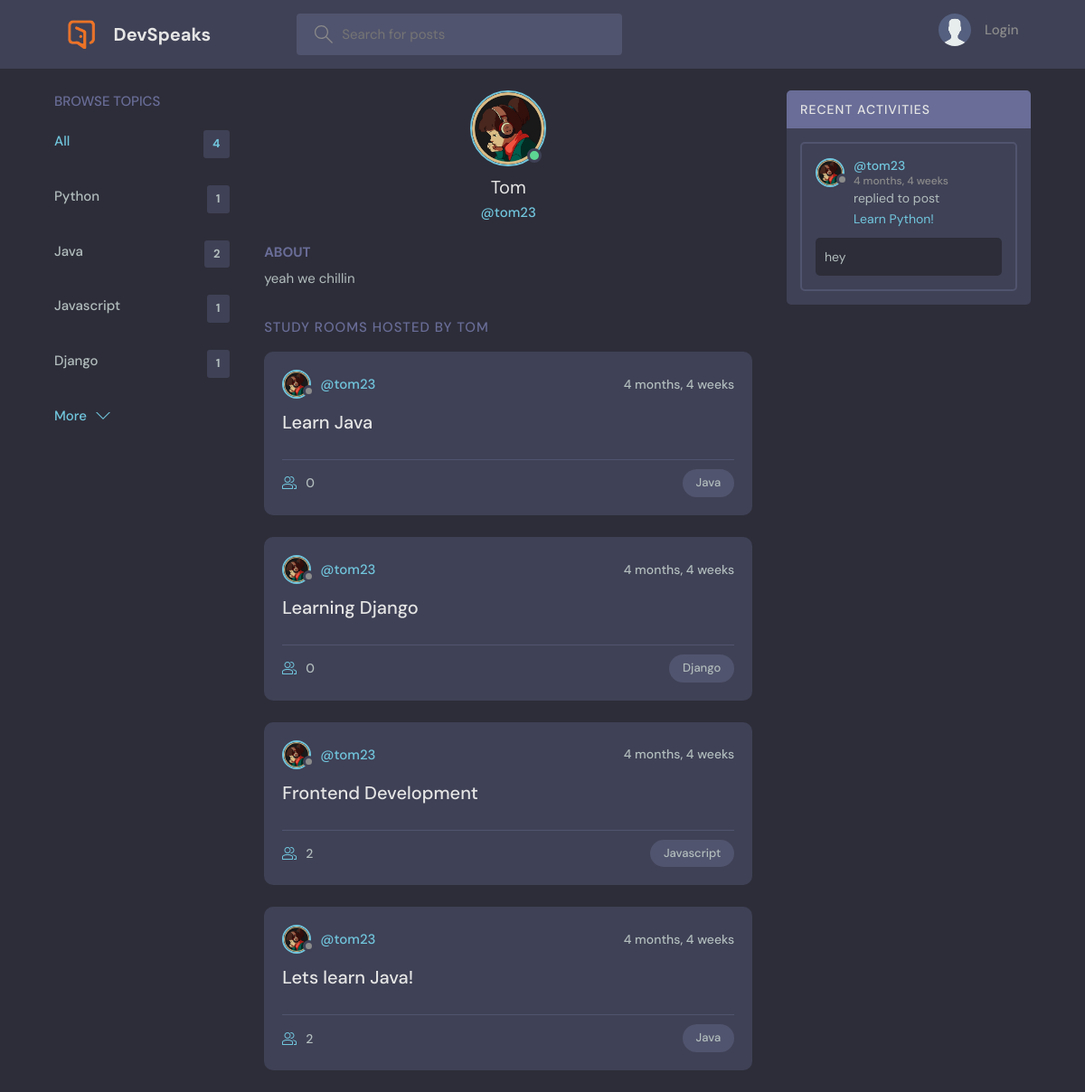
Page /profile/2/ on the earlier database version.
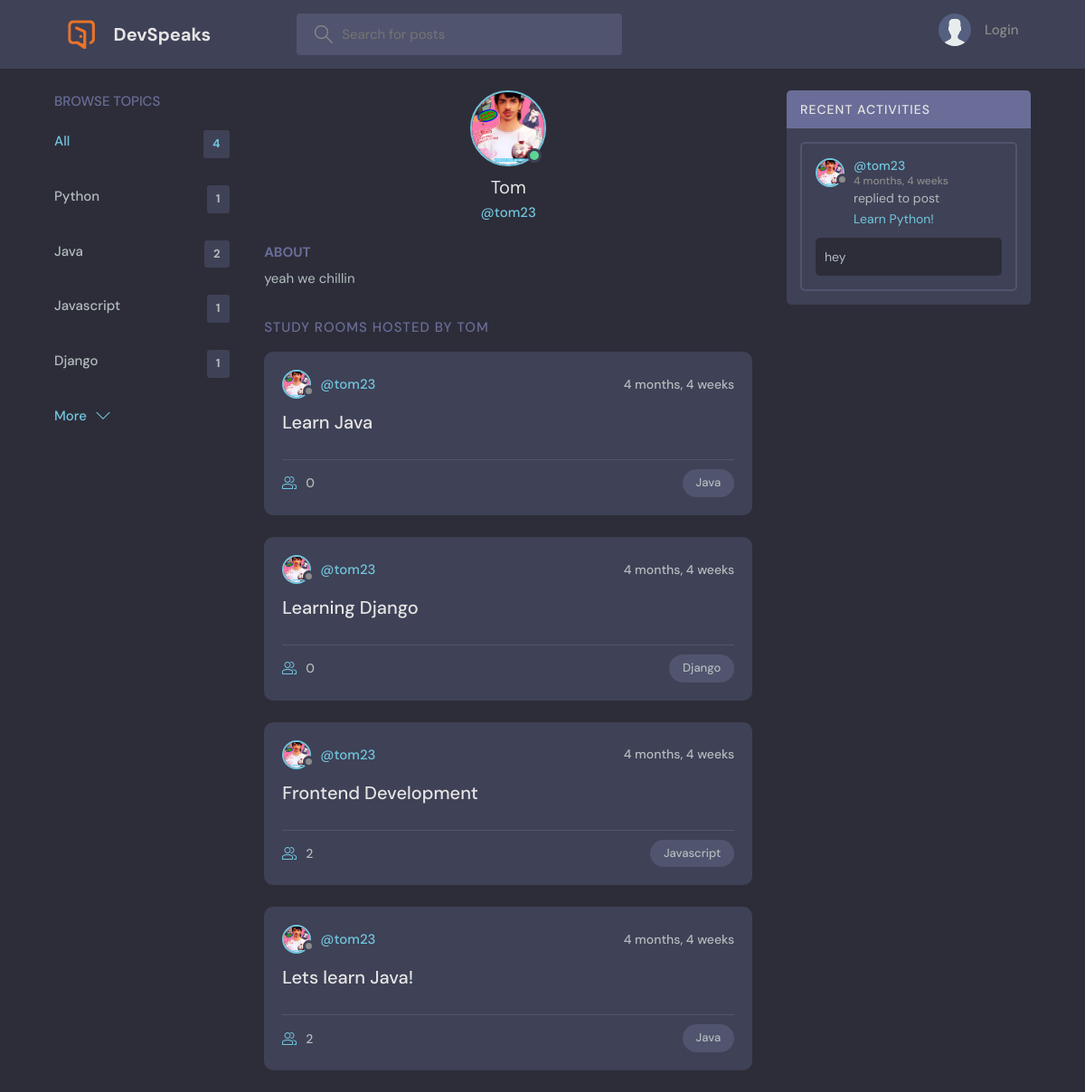
Same page on the later database version.
### base/models.py (models this page shows, shortened)
class User(AbstractUser):
    name = models.CharField(max_length=200,null=True)
    email = models.EmailField(null=True,unique=True)
    bio = models.TextField(null=True)
    avatar = models.ImageField(null=True,default="avatar.svg")
    USERNAME_FIELD = 'email'
    REQUIRED_FIELDS = []

class Room(models.Model):
    host = models.ForeignKey(User,on_delete=models.SET_NULL,null = True)
    topic = models.ForeignKey(Topic,on_delete=models.SET_NULL,null = True)
    name = models.CharField(max_length=200)
    description = models.TextField(null=True,blank=True)
    participants = models.ManyToManyField(User,related_name='participants',blank=True)
    updated = models.DateTimeField(auto_now=True)
    created = models.DateTimeField(auto_now_add=True)
    class Meta :
        ordering = ['-updated','-created']

class Message(models.Model):
    user = models.ForeignKey(User,on_delete=models.CASCADE)
    room = models.ForeignKey(Room,on_delete=models.CASCADE)
    body = models.TextField()
    updated = models.DateTimeField(auto_now=True)
    created = models.DateTimeField(auto_now_add=True)
    class Meta :
        ordering = ['-updated','-created']

class Topic(models.Model):
    name = models.CharField(max_length=200)

### base/views.py (the view)
# urls.py: path('profile/<str:pk>/',views.userProfile,name='user-profile'),
def userProfile(request,pk):
    user = User.objects.get(id=pk)
    rooms = user.room_set.all()
    room_messages = user.message_set.all()
    topics = Topic.objects.all()
    context = {'user':user,'rooms':rooms,'room_messages':room_messages,'topics':topics}
    return render(request,'base/profile.html',context)

### base/templates/base/profile.html (shortened to what this page needs)
{% extends 'main.html' %}
{% block content %}
  <main class="profile-page layout layout--3">
    <div class="container">
      {% include 'base/topics_component.html' %}
      <div class="roomList">
        <div class="profile">
          <div class="profile__avatar">
            <div class="avatar avatar--large active">
              <img src="{{user.avatar.url}}" />
            </div>
          </div>
          <div class="profile__info">
            <h3>{{user.name}}</h3>
            <p>@{{user.username}}</p>
          </div>
          <div class="profile__about">
            <h3>About</h3>
            <p>
              {{user.bio}}
            </p>
          </div>
        </div>
        <div class="roomList__header">
          <div>
            <h2>Study Rooms Hosted by {{user.name}}</a>
            </h2>
          </div>
        </div>
        {% include 'base/feed_component.html' %}
      </div>
      {% include 'base/activity_component.html' %}
    </div>
  </main>
{% endblock content %}

### base/templates/base/feed_component.html (shortened to what this page needs)
{% for room in rooms%}
<div class="roomListRoom">
    <div class="roomListRoom__header">
      <a href="{% url 'user-profile' room.host.id %}" class="roomListRoom__author">
        <div class="avatar avatar--small">
          <img src="{{room.host.avatar.url}}" />
        </div>
        <span>@{{room.host.username}}</span>
      </a>
      <div class="roomListRoom__actions">
        <span>{{room.created|timesince}}</span>
      </div>
    </div>
    <div class="roomListRoom__content">
      <a href="{% url 'room' room.id %}">{{room.name}}</a>
    </div>
    <div class="roomListRoom__meta">
      <a href="{% url 'room' room.id %}" class="roomListRoom__joined">
        {{room.participants.all.count}}
      </a>
      <p class="roomListRoom__topic">{{room.topic.name}}</p>
    </div>
  </div>
{% endfor %}

### base/templates/base/activity_component.html (shortened to what this page needs)
<div class="activities">
    <div class="activities__header">
      <h2>Recent Activities</h2>
    </div>
    {% for message in room_messages %}
    <div class="activities__box">
      <div class="activities__boxHeader roomListRoom__header">
        <a href="{% url 'user-profile' message.user.id %}" class="roomListRoom__author">
          <div class="avatar avatar--small">
            <img src="{{message.user.avatar.url}}" />
          </div>
          <p>
            @{{message.user.username}}
            <span>{{message.created|timesince}}</span>
          </p>
        </a>
      </div>
      <div class="activities__boxContent">
        <p>replied to post <a href="{% url 'room' message.room.id %}">{{message.room.name}}</a></p>
        <div class="activities__boxRoomContent">
            {{message.body}}
        </div>
      </div>
    </div>
    {% endfor %}
  </div>

Differences in the rows shown:
changed User "Tom": avatar: a different picture
changed through a linked row, Room "Learn Java": host.avatar: a different picture
changed through a linked row, Room "Learning Django": host.avatar: a different picture
changed through a linked row, Room "Frontend Development": host.avatar: a different picture
changed through a linked row, Room "Lets learn Java!": host.avatar: a different picture
changed through a linked row, Message "hey": user.avatar: a different picture
